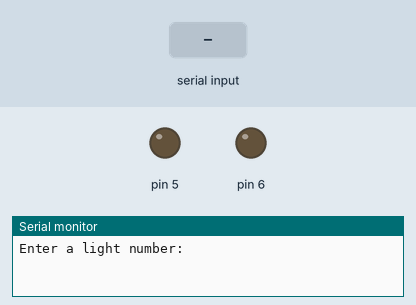
Simulated run of this sketch. Board: Arduino Uno, built with avr-gcc and run on an emulated ATmega328P. On the bench: output pins drawn as LEDs (lit = HIGH), the last lines printed to the serial monitor. The test bench sets the inputs (shaded band).

Above: at 1.2 s.
1.3 s: "90 45\n" received over Serial
2.8 s: byte 32 (' ') received over Serial
4.3 s: "30 150\n" received over Serial
5.8 s: byte 32 (' ') received over Serial
7.3 s: "90 45\n" received over Serial
At 7.8 s:
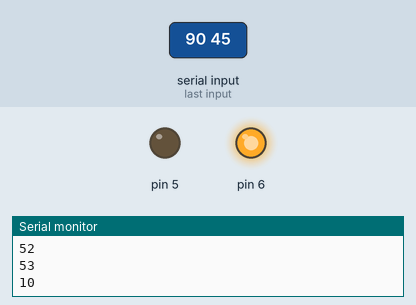
8.8 s: "30 150\n" received over Serial
At 10.2 s:
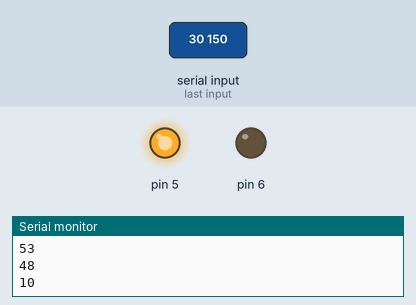
Timing chart, 0 to 11.3 s (numbered marks = the images above; inputs shaded):
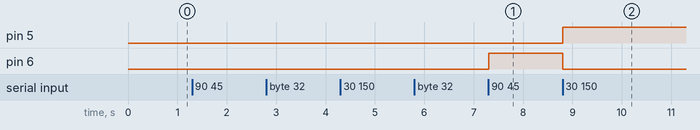

The sketch:

PrecisionTest.ino
```cpp
#include <PCharlie.h>

void setup() {
  Serial.begin(9600);
  PCharlieVerbose=true;
  allDark();

}

int oldi=0;

void loop() {
  Serial.println("Enter a light number: ");
  int i=0, b=0;
  while(b!=',' && b!=' ') {
    while(!Serial.available());b=Serial.read();
    if(b>='0' and b<='9') i=i*10+(b-'0');
    if(b==' ') i=oldi+1;
    if(i%100>59) i=((i/100)+1)*100;
    if(i>=400) i=i % 100;
    Serial.println(b,DEC);
  }
  Serial.print("Switching on light ");
  Serial.println(i,DEC);
  light(i);
  oldi=i;
}
```

Measured:
- after the input at 7.3 s, pin 6: LOW → HIGH at once
- after the input at 8.8 s, pin 5: LOW → HIGH at once; pin 6: HIGH → LOW at once
